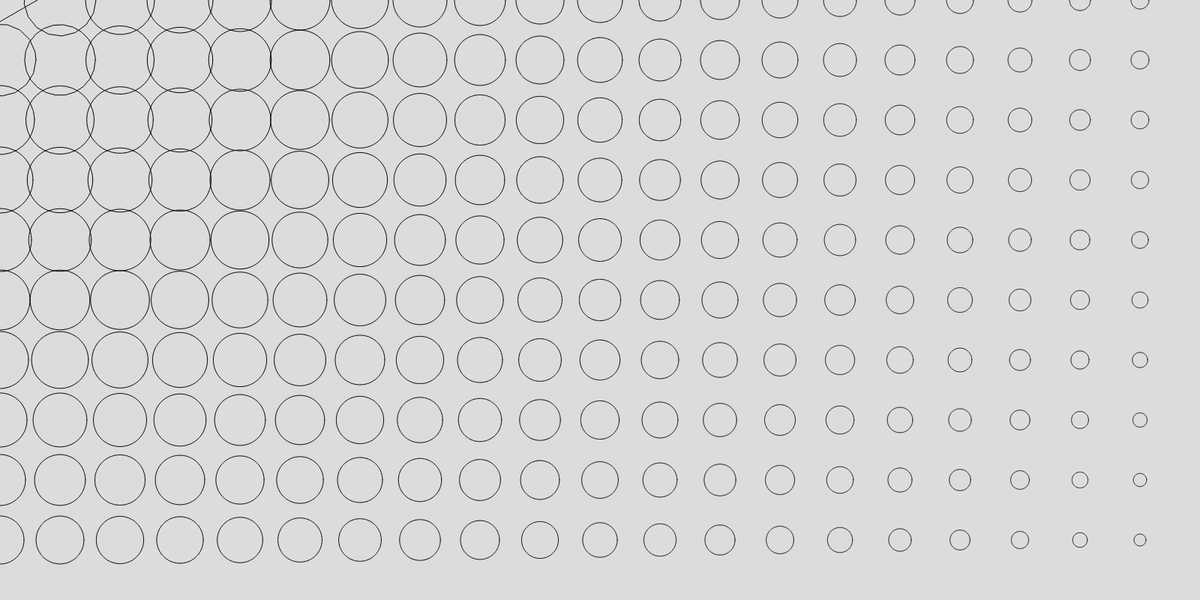
Frame 1 (no input)
Frame 60 (no input): identical to frame 1, image omitted
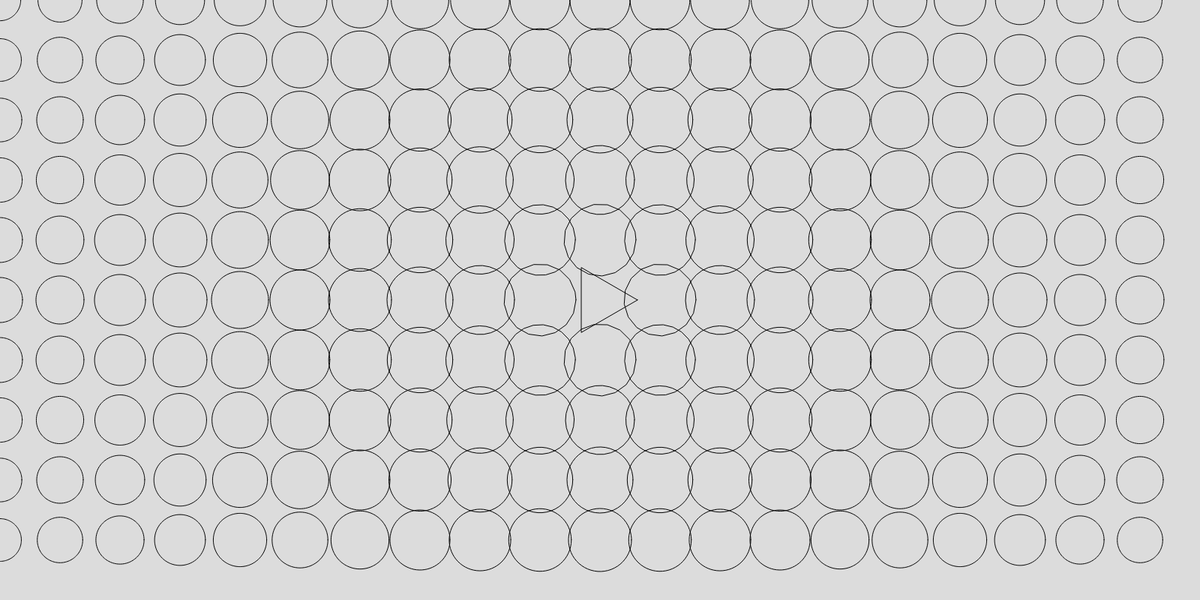
Frame 120 (the mouse pressed at the canvas centre since frame 60)

The p5.js sketch that drew these frames (run headless with seeded random() and noise() and a simulated clock; from frame 60 on, the mouse is pressed at the canvas centre):

// p5.js sketch
// ── sketch.js
function setup() {
  createCanvas(1600, 800);
  background(220);
  noFill()
  points = []
  for (let i = 0; i < 1600 / 80; i++) {
    for (let j = 0; j < 800 / 80; j++) {
      points.push([i * 80, j * 80])
    }
    // random choose 10 points in points as bomb point
    bomb_points = []
    for (let i = 0; i < 10; i++) {
      bomb_points.push(points[floor(random(points.length))])
    }
  }
}
function draw() {
  background(220);
  points.forEach(element => {
    d = dist(mouseX, mouseY, element[0], element[1])
    map_np = map(d, 0, 100, 3, 20)
    map_rd = map(d, 0, 1200, 50, 20)
    fill(0, 0, 0, 0)
    if (bomb_points.includes(element) && d < 50) {
      fill(random(100, 255), random(100, 255), random(100, 255))
      polygon(element[0], element[1], map_rd * 3, 3)
      
    }
    else {
      polygon(element[0], element[1], map_rd, map_np)

    }
    
  });

function polygon(x, y, radius, npoints) {
  let angle = TWO_PI / npoints;
  beginShape();
  for (let a = 0; a < TWO_PI; a += angle) {
    let sx = x + cos(a) * radius;
    let sy = y + sin(a) * radius;
    vertex(sx, sy);
  }
  endShape(CLOSE);
}
  
}
